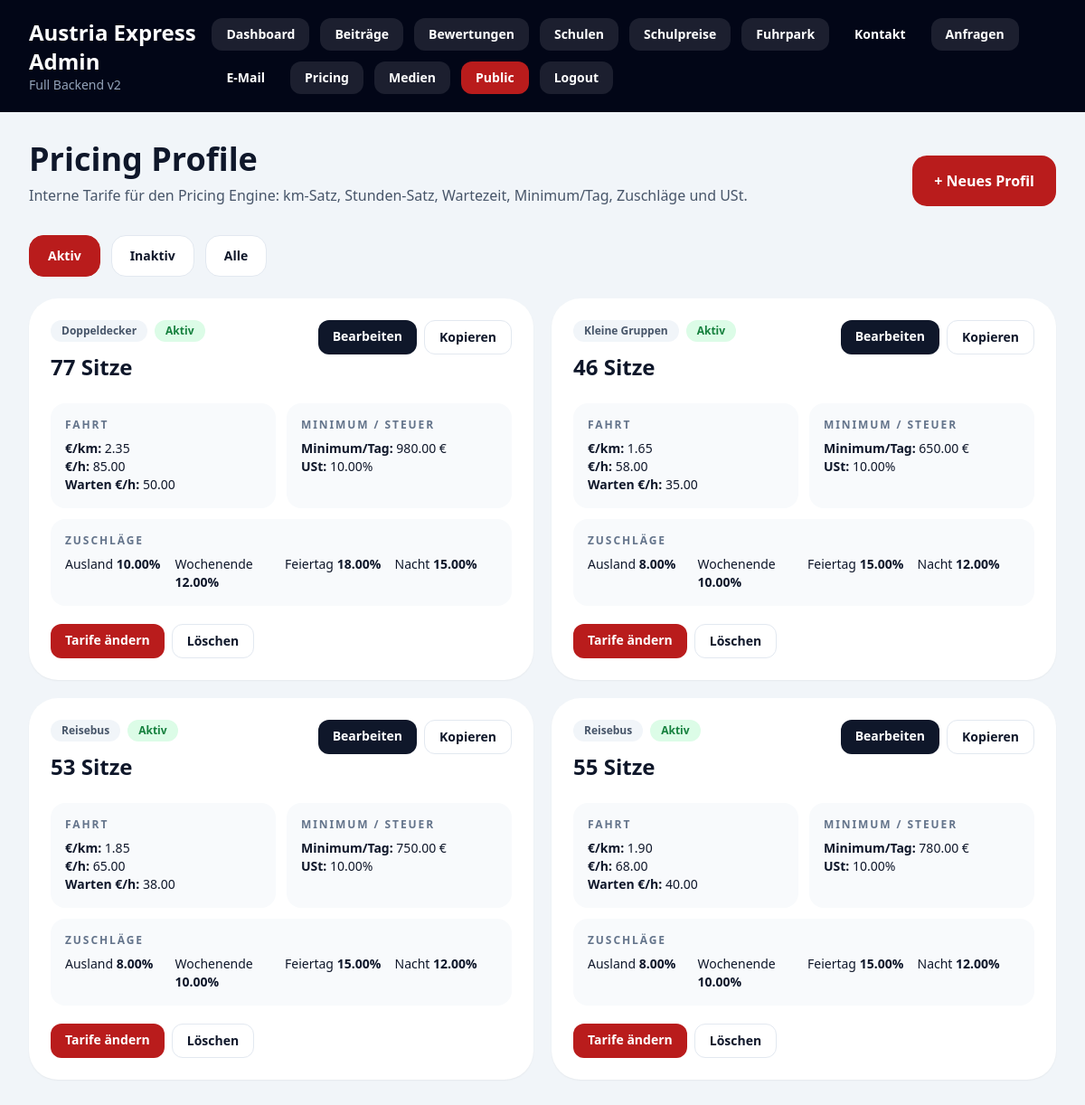
The page /admin/pricing (signed in) on the database its author committed.
### app/models.py (models this page shows)
class PricingProfile(db.Model):
    __tablename__ = "pricing_profiles"
    id = db.Column(db.Integer, primary_key=True)
    name = db.Column(db.String(120), unique=True, nullable=False)
    bus_category = db.Column(db.String(100), nullable=False, index=True)
    price_per_km = db.Column(db.Numeric(10, 2), nullable=False)
    hourly_rate = db.Column(db.Numeric(10, 2), nullable=False)
    waiting_hourly_rate = db.Column(db.Numeric(10, 2), nullable=False)
    minimum_day_rate = db.Column(db.Numeric(10, 2), nullable=False)
    international_surcharge_pct = db.Column(db.Numeric(5, 2), default=0)
    weekend_surcharge_pct = db.Column(db.Numeric(5, 2), default=0)
    holiday_surcharge_pct = db.Column(db.Numeric(5, 2), default=0)
    night_surcharge_pct = db.Column(db.Numeric(5, 2), default=0)
    vat_percent = db.Column(db.Numeric(5, 2), default=10)
    is_active = db.Column(db.Boolean, default=True, nullable=False)

### app/routes/admin.py (the view)
@admin_bp.route("/pricing")
@login_required
def pricing_profiles():
    status = request.args.get("status", "active")
    query = PricingProfile.query
    if status == "active":
        query = query.filter_by(is_active=True)
    elif status == "inactive":
        query = query.filter_by(is_active=False)
    profiles = query.order_by(PricingProfile.bus_category.asc(), PricingProfile.name.asc()).all()
    usage_counts = {
        profile_id: count for profile_id, count in
        db.session.query(PricingCalculation.profile_id, db.func.count(PricingCalculation.id))
        .group_by(PricingCalculation.profile_id)
        .all()
    }
    return render_template(
        "admin/pricing_profiles.html",
        profiles=profiles,
        selected_status=status,
        usage_counts=usage_counts,
    )

### app/__init__.py (called while the page is built)
def create_app(config_object=Config) -> Flask:
    app = Flask(__name__, instance_relative_config=True)
    app.config.from_object(config_object)
    Path(app.instance_path).mkdir(parents=True, exist_ok=True)
    app.config["UPLOAD_FOLDER"].mkdir(parents=True, exist_ok=True)
    db.init_app(app)
    from .routes.public import public_bp
    from .routes.admin import admin_bp
    app.register_blueprint(public_bp)
    app.register_blueprint(admin_bp, url_prefix="/admin")
    @app.context_processor
    def inject_csrf():
        return {"csrf_token": get_csrf_token}
    register_cli(app)
    return app

### app/routes/admin.py (called while the page is built)
def current_admin():
    admin_id = session.get("admin_id")
    if not admin_id:
        return None
    return AdminUser.query.get(admin_id)

def login_required(view):
    @wraps(view)
    def wrapped(*args, **kwargs):
        if not current_admin():
            return redirect(url_for("admin.login", next=request.path))
        return view(*args, **kwargs)
    return wrapped

### app/utils/csrf.py (called while the page is built)
def get_csrf_token() -> str:
    token = session.get("_csrf_token")
    if not token:
        token = secrets.token_urlsafe(32)
        session["_csrf_token"] = token
    return token

### app/templates/admin/pricing_profiles.html (shortened to what this page needs)
{% extends "admin/base_admin.html" %}
{% block content %}
<div class="mb-8 flex flex-col gap-4 lg:flex-row lg:items-end lg:justify-between">
  <div>
    <h1 class="text-4xl font-black">Pricing Profile</h1>
    <p class="mt-2 text-slate-600">
      Interne Tarife für den Pricing Engine: km-Satz, Stunden-Satz, Wartezeit, Minimum/Tag, Zuschläge und USt.
    </p>
  </div>
  <a href="{{ url_for('admin.pricing_profile_new') }}" class="rounded-2xl bg-red-700 px-6 py-4 font-black text-white hover:bg-red-800">
    + Neues Profil
  </a>
</div>
<div class="mb-6 flex flex-wrap gap-3">
  {% for status, label in [('active','Aktiv'), ('inactive','Inaktiv'), ('all','Alle')] %}
    <a href="{{ url_for('admin.pricing_profiles', status=status) }}"
       class="rounded-2xl border px-5 py-3 text-sm font-black {% if selected_status == status %}border-red-700 bg-red-700 text-white{% else %}border-slate-200 bg-white hover:bg-slate-50{% endif %}">
      {{ label }}
    </a>
  {% endfor %}
</div>
<div class="grid gap-5 lg:grid-cols-2">
  {% for p in profiles %}
    {% set usage = usage_counts.get(p.id, 0) %}
    <article class="rounded-[2rem] bg-white p-6 shadow-sm">
      <div class="flex flex-col gap-5 sm:flex-row sm:items-start sm:justify-between">
        <div>
          <div class="flex flex-wrap gap-2">
            <span class="rounded-full bg-slate-100 px-3 py-1 text-xs font-black text-slate-600">{{ p.bus_category }}</span>
            {% if p.is_active %}
              <span class="rounded-full bg-green-100 px-3 py-1 text-xs font-black text-green-700">Aktiv</span>
            {% else %}
              <span class="rounded-full bg-slate-200 px-3 py-1 text-xs font-black text-slate-600">Inaktiv</span>
            {% endif %}
          </div>
          <h2 class="mt-3 text-2xl font-black">{{ p.name }}</h2>
        </div>
        <div class="flex shrink-0 flex-wrap gap-2">
          <a href="{{ url_for('admin.pricing_profile_edit', profile_id=p.id) }}" class="rounded-xl bg-slate-900 px-4 py-2 text-sm font-black text-white hover:bg-red-700">Bearbeiten</a>
          <form method="post" action="{{ url_for('admin.pricing_profile_duplicate', profile_id=p.id) }}">
            <button class="rounded-xl border border-slate-200 bg-white px-4 py-2 text-sm font-black hover:bg-slate-50">Kopieren</button>
          </form>
        </div>
      </div>
      <div class="mt-6 grid gap-3 text-sm sm:grid-cols-2">
        <div class="rounded-2xl bg-slate-50 p-4">
          <div class="text-xs font-black uppercase tracking-[.16em] text-slate-500">Fahrt</div>
          <div class="mt-2"><strong>€/km:</strong> {{ p.price_per_km }}</div>
          <div><strong>€/h:</strong> {{ p.hourly_rate }}</div>
          <div><strong>Warten €/h:</strong> {{ p.waiting_hourly_rate }}</div>
        </div>
        <div class="rounded-2xl bg-slate-50 p-4">
          <div class="text-xs font-black uppercase tracking-[.16em] text-slate-500">Minimum / Steuer</div>
          <div class="mt-2"><strong>Minimum/Tag:</strong> {{ p.minimum_day_rate }} €</div>
          <div><strong>USt:</strong> {{ p.vat_percent }}%</div>
        </div>
        <div class="rounded-2xl bg-slate-50 p-4 sm:col-span-2">
          <div class="text-xs font-black uppercase tracking-[.16em] text-slate-500">Zuschläge</div>
          <div class="mt-2 grid gap-2 sm:grid-cols-4">
            <div>Ausland <strong>{{ p.international_surcharge_pct }}%</strong></div>
            <div>Wochenende <strong>{{ p.weekend_surcharge_pct }}%</strong></div>
            <div>Feiertag <strong>{{ p.holiday_surcharge_pct }}%</strong></div>
            <div>Nacht <strong>{{ p.night_surcharge_pct }}%</strong></div>
          </div>
        </div>
      </div>
      <div class="mt-5 flex flex-wrap gap-2">
        <a href="{{ url_for('admin.pricing_profile_edit', profile_id=p.id) }}" class="rounded-xl bg-red-700 px-4 py-2 text-sm font-black text-white hover:bg-red-800">Tarife ändern</a>
        <form method="post" action="{{ url_for('admin.pricing_profile_delete', profile_id=p.id) }}" onsubmit="return confirm('Profil löschen oder deaktivieren?');">
          <button class="rounded-xl border border-slate-200 bg-white px-4 py-2 text-sm font-black hover:bg-slate-50">
            {% if usage %}Deaktivieren{% else %}Löschen{% endif %}
          </button>
        </form>
      </div>
    </article>
  {% else %}
    <div class="rounded-[2rem] bg-white p-8 text-slate-600 shadow-sm">
      Keine Pricing Profile vorhanden.
      <a href="{{ url_for('admin.pricing_profile_new') }}" class="font-black text-red-700">Jetzt Profil anlegen</a>.
    </div>
  {% endfor %}
</div>
{% endblock %}

### app/static/css/site.css (style rules this page uses)
html { scroll-behavior: smooth; }

### rows shown on the page
PricingProfile: bus_category "Doppeldecker", is_active "Aktiv", name "77 Sitze", price_per_km "2.35", hourly_rate "85.00", waiting_hourly_rate "50.00", minimum_day_rate "980.00", vat_percent "10.00", international_surcharge_pct "10.00", weekend_surcharge_pct "12.00", holiday_surcharge_pct "18.00", night_surcharge_pct "15.00"
PricingProfile: bus_category "Kleine Gruppen", is_active "Aktiv", name "46 Sitze", price_per_km "1.65", hourly_rate "58.00", waiting_hourly_rate "35.00", minimum_day_rate "650.00", vat_percent "10.00", international_surcharge_pct "8.00", weekend_surcharge_pct "10.00", holiday_surcharge_pct "15.00", night_surcharge_pct "12.00"
PricingProfile: bus_category "Reisebus", is_active "Aktiv", name "53 Sitze", price_per_km "1.85", hourly_rate "65.00", waiting_hourly_rate "38.00", minimum_day_rate "750.00", vat_percent "10.00", international_surcharge_pct "8.00", weekend_surcharge_pct "10.00", holiday_surcharge_pct "15.00", night_surcharge_pct "12.00"
PricingProfile: bus_category "Reisebus", is_active "Aktiv", name "55 Sitze", price_per_km "1.90", hourly_rate "68.00", waiting_hourly_rate "40.00", minimum_day_rate "780.00", vat_percent "10.00", international_surcharge_pct "8.00", weekend_surcharge_pct "10.00", holiday_surcharge_pct "15.00", night_surcharge_pct "12.00"

### other values the page prints
{{ label }} "Aktiv" "Inaktiv" "Alle"
